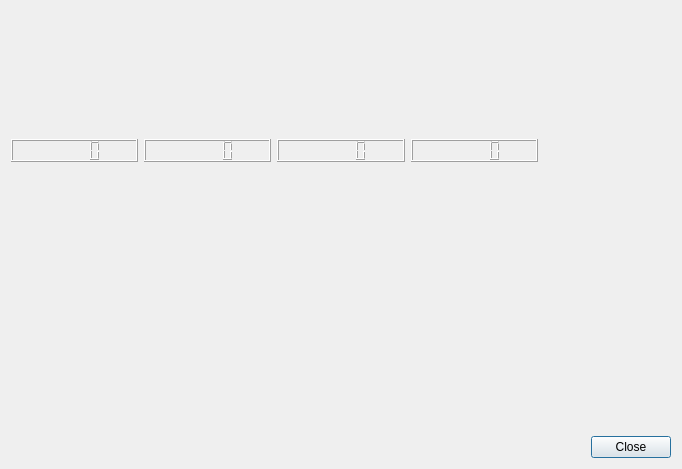
<?xml version="1.0" encoding="UTF-8"?>
<ui version="4.0">
 <class>MTADialog</class>
 <widget class="QDialog" name="MTADialog">
  <property name="geometry">
   <rect>
    <x>0</x>
    <y>0</y>
    <width>682</width>
    <height>469</height>
   </rect>
  </property>
  <property name="windowTitle">
   <string>Dialog</string>
  </property>
  <layout class="QVBoxLayout" name="verticalLayout_6">
   <item>
    <layout class="QVBoxLayout" name="verticalLayout_5">
     <item>
      <layout class="QHBoxLayout" name="horizontalLayout">
       <item>
        <layout class="QVBoxLayout" name="verticalLayout">
         <item>
          <widget class="QLabel" name="thl0Label">
           <property name="sizePolicy">
            <sizepolicy hsizetype="Preferred" vsizetype="Fixed">
             <horstretch>0</horstretch>
             <verstretch>0</verstretch>
            </sizepolicy>
           </property>
           <property name="text">
            <string/>
           </property>
           <property name="textFormat">
            <enum>Qt::RichText</enum>
           </property>
           <property name="alignment">
            <set>Qt::AlignBottom|Qt::AlignHCenter</set>
           </property>
          </widget>
         </item>
         <item>
          <widget class="QLCDNumber" name="lcdNumber0">
           <property name="sizePolicy">
            <sizepolicy hsizetype="Minimum" vsizetype="Fixed">
             <horstretch>0</horstretch>
             <verstretch>0</verstretch>
            </sizepolicy>
           </property>
          </widget>
         </item>
        </layout>
       </item>
       <item>
        <layout class="QVBoxLayout" name="verticalLayout_2">
         <item>
          <widget class="QLabel" name="thl2Label">
           <property name="sizePolicy">
            <sizepolicy hsizetype="Preferred" vsizetype="Fixed">
             <horstretch>0</horstretch>
             <verstretch>0</verstretch>
            </sizepolicy>
           </property>
           <property name="text">
            <string/>
           </property>
           <property name="textFormat">
            <enum>Qt::RichText</enum>
           </property>
           <property name="alignment">
            <set>Qt::AlignBottom|Qt::AlignHCenter</set>
           </property>
          </widget>
         </item>
         <item>
          <widget class="QLCDNumber" name="lcdNumber2">
           <property name="sizePolicy">
            <sizepolicy hsizetype="Minimum" vsizetype="Fixed">
             <horstretch>0</horstretch>
             <verstretch>0</verstretch>
            </sizepolicy>
           </property>
          </widget>
         </item>
        </layout>
       </item>
       <item>
        <layout class="QVBoxLayout" name="verticalLayout_3">
         <item>
          <widget class="QLabel" name="thl4Label">
           <property name="sizePolicy">
            <sizepolicy hsizetype="Preferred" vsizetype="Fixed">
             <horstretch>0</horstretch>
             <verstretch>0</verstretch>
            </sizepolicy>
           </property>
           <property name="text">
            <string/>
           </property>
           <property name="textFormat">
            <enum>Qt::RichText</enum>
           </property>
           <property name="alignment">
            <set>Qt::AlignBottom|Qt::AlignHCenter</set>
           </property>
          </widget>
         </item>
         <item>
          <widget class="QLCDNumber" name="lcdNumber4">
           <property name="sizePolicy">
            <sizepolicy hsizetype="Minimum" vsizetype="Fixed">
             <horstretch>0</horstretch>
             <verstretch>0</verstretch>
            </sizepolicy>
           </property>
          </widget>
         </item>
        </layout>
       </item>
       <item>
        <layout class="QVBoxLayout" name="verticalLayout_4">
         <item>
          <widget class="QLabel" name="thl6Label">
           <property name="sizePolicy">
            <sizepolicy hsizetype="Preferred" vsizetype="Fixed">
             <horstretch>0</horstretch>
             <verstretch>0</verstretch>
            </sizepolicy>
           </property>
           <property name="text">
            <string/>
           </property>
           <property name="textFormat">
            <enum>Qt::RichText</enum>
           </property>
           <property name="alignment">
            <set>Qt::AlignBottom|Qt::AlignHCenter</set>
           </property>
          </widget>
         </item>
         <item>
          <widget class="QLCDNumber" name="lcdNumber6">
           <property name="sizePolicy">
            <sizepolicy hsizetype="Minimum" vsizetype="Fixed">
             <horstretch>0</horstretch>
             <verstretch>0</verstretch>
            </sizepolicy>
           </property>
          </widget>
         </item>
        </layout>
       </item>
       <item>
        <widget class="QLabel" name="logoLabel">
         <property name="sizePolicy">
          <sizepolicy hsizetype="Preferred" vsizetype="Preferred">
           <horstretch>0</horstretch>
           <verstretch>0</verstretch>
          </sizepolicy>
         </property>
         <property name="text">
          <string/>
         </property>
         <property name="scaledContents">
          <bool>false</bool>
         </property>
        </widget>
       </item>
      </layout>
     </item>
     <item>
      <layout class="QHBoxLayout" name="horizontalLayout_2">
       <item>
        <widget class="BarChart" name="barChartHisto" native="true"/>
       </item>
       <item>
        <widget class="QCstmPlotTimePlot" name="timePlot" native="true"/>
       </item>
      </layout>
     </item>
     <item>
      <widget class="QDialogButtonBox" name="buttonBox">
       <property name="orientation">
        <enum>Qt::Horizontal</enum>
       </property>
       <property name="standardButtons">
        <set>QDialogButtonBox::Close</set>
       </property>
      </widget>
     </item>
    </layout>
   </item>
  </layout>
 </widget>
 <customwidgets>
  <customwidget>
   <class>QCstmPlotTimePlot</class>
   <extends>QWidget</extends>
   <header>qcstmplottimeplot.h</header>
   <container>1</container>
  </customwidget>
  <customwidget>
   <class>BarChart</class>
   <extends>QWidget</extends>
   <header>barchart.h</header>
   <container>1</container>
  </customwidget>
 </customwidgets>
 <resources/>
 <connections>
  <connection>
   <sender>buttonBox</sender>
   <signal>accepted()</signal>
   <receiver>MTADialog</receiver>
   <slot>accept()</slot>
   <hints>
    <hint type="sourcelabel">
     <x>248</x>
     <y>254</y>
    </hint>
    <hint type="destinationlabel">
     <x>157</x>
     <y>274</y>
    </hint>
   </hints>
  </connection>
  <connection>
   <sender>buttonBox</sender>
   <signal>rejected()</signal>
   <receiver>MTADialog</receiver>
   <slot>reject()</slot>
   <hints>
    <hint type="sourcelabel">
     <x>316</x>
     <y>260</y>
    </hint>
    <hint type="destinationlabel">
     <x>286</x>
     <y>274</y>
    </hint>
   </hints>
  </connection>
 </connections>
</ui>
